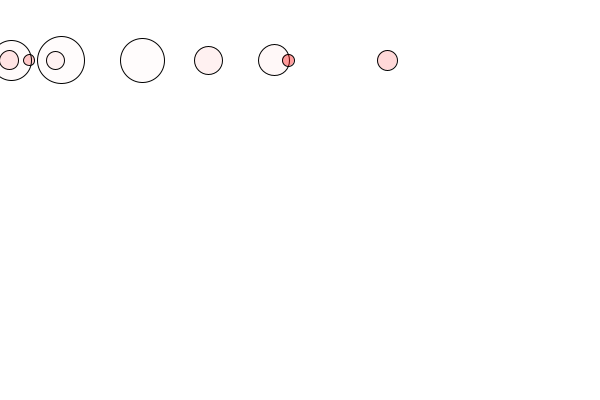
Frame 1 (no input)
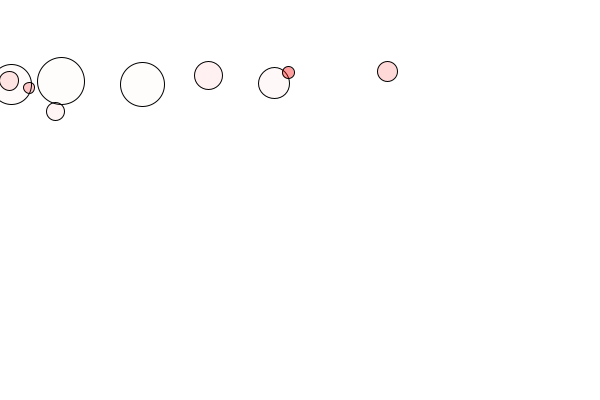
Frame 60 (the mouse pressed at the canvas centre just before this capture)
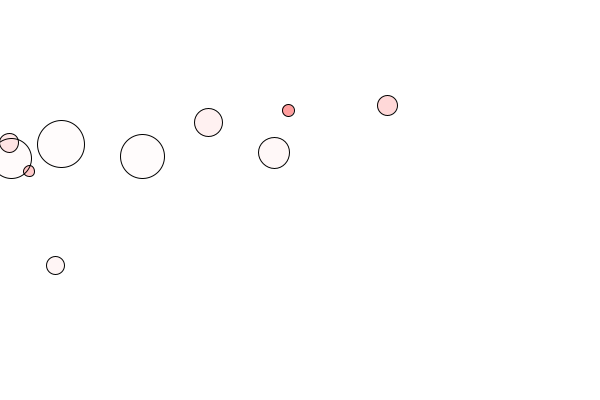
Frame 120 (the mouse held since frame 60 and released just before this capture)

The Processing sketch that drew these frames (run headless with seeded random() and noise(); from frame 60 on, the mouse is pressed at the canvas centre):

// Processing sketch: w14_mass
// ── w14_mass.pde
Orb[] orbs;
PVector gravity;
PVector wind;

void setup() {
  size(600, 400);
  orbs = new Orb[10];
  for (int i = 0; i < orbs.length; i++) {
    int x = (int) random(width);
    int y = 60;
    int size = (int) random(10, 50);
    float mass = random(10, 50);
    orbs[i] = new Orb(x, y, size, mass);
  }//fori
  gravity = new PVector(0, 0.3);
  wind = new PVector(0, 0);
}//setup

void draw() {
  background(255);
  for (int i = 0; i < orbs.length; i++) {
    orbs[i].applyForce(gravity);
    orbs[i].applyForce(wind);
    orbs[i].run();
    orbs[i].display();
  }//fori
}//draw

void keyPressed(){
  if (keyCode == LEFT) {
    wind.sub(0.1, 0);
  } //if
  else if (keyCode == RIGHT) {
    wind.add(0.1, 0);
  }//else if
}//keyPressed

// ── Orb.pde
class Orb {
  PVector position, velocity, acceleration;
  int size;
  float mass;
  
  Orb(int x, int y, int s, float m) {
    position = new PVector(x, y);
    velocity = new PVector(0, 0);
    acceleration = new PVector(0, 0);
    size = s;
    mass = m;
  }//constructor
  
  void display() {
    float density = getDensity();
    fill(255, 0, 0, density * 255);
    circle(position.x, position.y, size);
  }//display
  
  void run() {
    velocity.add(acceleration);
    if (checkYBoundary()) {
      velocity.y *= -1;
    }//if
    if (checkXBoundary()) {
      velocity.x *= -1;
    }//if
    position.add(velocity);
    acceleration.set(0,0);
  }//run
  
  void applyForce(PVector force) {
    PVector f = force.copy();
    f.div(mass);
    acceleration.add(f);
  }//applyForce
  
  boolean checkYBoundary() {
    boolean check = position.y >= height - size/2;
    check = check || (position.y <= size/2);
    return check;
  }//checkYBoundary
  
  boolean checkXBoundary() {
    boolean check = position.x >= width - size/2;
    check = check || (position.x <= size/2);
    return check;
  }//checkXBoundary
  
  float getDensity() {
    return mass / (PI * size * size / 4);
  }//getDensity
}
